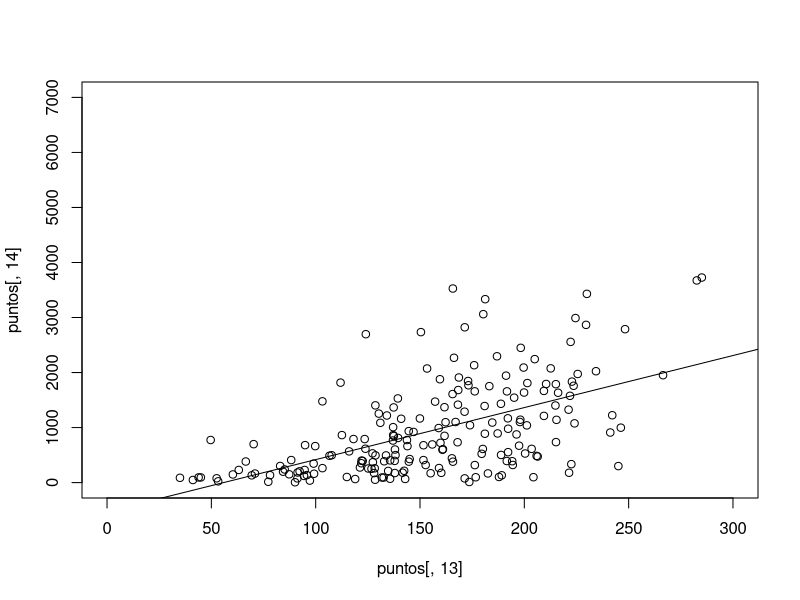

R code for this plot:
k1=1
n=200
set.seed(k1)
puntos = matrix(round(runif(14*n, -0.5, 100.5), 0), nrow=n, ncol=14)

colnames(puntos) = c("P1", "P2", "Q1", "Q2", "R1", "R2", "b1PQ", "b0PQ", 
                     "Dist_RaPQ", "DistPQ", "DistPR", "DistQR", "Perimetro", "Area")
puntos[,7] = (puntos[,2]-puntos[,4])/(puntos[,1]-puntos[,3]) # b1 de recta PQ
puntos[,8] = puntos[,3]-puntos[,7]*puntos[,1] # bo de recta PQ
puntos[,9] = abs(puntos[,7]*puntos[,5]-puntos[,6]+puntos[,8])/(puntos[,7]**2+1)**0.5 # Distancia de R a PQ
puntos[,10] = ((puntos[,3]-puntos[,1])**2+(puntos[,4]-puntos[,2])**2)^0.5 # Distancia PQ
puntos[,11] = ((puntos[,5]-puntos[,1])**2+(puntos[,6]-puntos[,2])**2)^0.5 # Distancia PR
puntos[,12] = ((puntos[,6]-puntos[,4])**2+(puntos[,5]-puntos[,3])**2)^0.5 # Distancia QR            
puntos[,13] = puntos[,10]+puntos[,11]+puntos[,12] # Perimetro
puntos[,14] = puntos[,9]*puntos[,10]/2  #Area

plot(puntos[,13], puntos[,14], xlim = c(0, 300), ylim = c(0, 7000))
abline(lm(puntos[,14] ~ puntos[,13]))
k1=k1+1